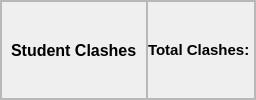
                  <widget class="QFrame" name="frame_56">
                   <property name="frameShape">
                    <enum>QFrame::StyledPanel</enum>
                   </property>
                   <property name="frameShadow">
                    <enum>QFrame::Raised</enum>
                   </property>
                   <layout class="QHBoxLayout" name="horizontalLayout_44">
                    <property name="spacing">
                     <number>0</number>
                    </property>
                    <property name="leftMargin">
                     <number>0</number>
                    </property>
                    <property name="topMargin">
                     <number>0</number>
                    </property>
                    <property name="rightMargin">
                     <number>0</number>
                    </property>
                    <property name="bottomMargin">
                     <number>0</number>
                    </property>
                    <item>
                     <widget class="QFrame" name="frame_49">
                      <property name="frameShape">
                       <enum>QFrame::StyledPanel</enum>
                      </property>
                      <property name="frameShadow">
                       <enum>QFrame::Raised</enum>
                      </property>
                      <layout class="QHBoxLayout" name="horizontalLayout_45">
                       <item>
                        <widget class="QLabel" name="label_10">
                         <property name="font">
                          <font>
                           <family>Arial</family>
                           <pointsize>12</pointsize>
                           <weight>75</weight>
                           <bold>true</bold>
                          </font>
                         </property>
                         <property name="text">
                          <string>Student Clashes</string>
                         </property>
                        </widget>
                       </item>
                      </layout>
                     </widget>
                    </item>
                    <item>
                     <widget class="QFrame" name="frame_50">
                      <property name="font">
                       <font>
                        <pointsize>12</pointsize>
                        <weight>50</weight>
                        <bold>false</bold>
                       </font>
                      </property>
                      <property name="frameShape">
                       <enum>QFrame::StyledPanel</enum>
                      </property>
                      <property name="frameShadow">
                       <enum>QFrame::Raised</enum>
                      </property>
                      <layout class="QHBoxLayout" name="horizontalLayout_46">
                       <property name="spacing">
                        <number>0</number>
                       </property>
                       <property name="leftMargin">
                        <number>0</number>
                       </property>
                       <property name="topMargin">
                        <number>0</number>
                       </property>
                       <property name="rightMargin">
                        <number>0</number>
                       </property>
                       <property name="bottomMargin">
                        <number>0</number>
                       </property>
                       <item>
                        <widget class="QLabel" name="total_student_clashes">
                         <property name="font">
                          <font>
                           <family>Arial</family>
                           <pointsize>11</pointsize>
                           <weight>75</weight>
                           <bold>true</bold>
                          </font>
                         </property>
                         <property name="text">
                          <string>Total Clashes: </string>
                         </property>
                        </widget>
                       </item>
                      </layout>
                     </widget>
                    </item>
                   </layout>
                  </widget>
